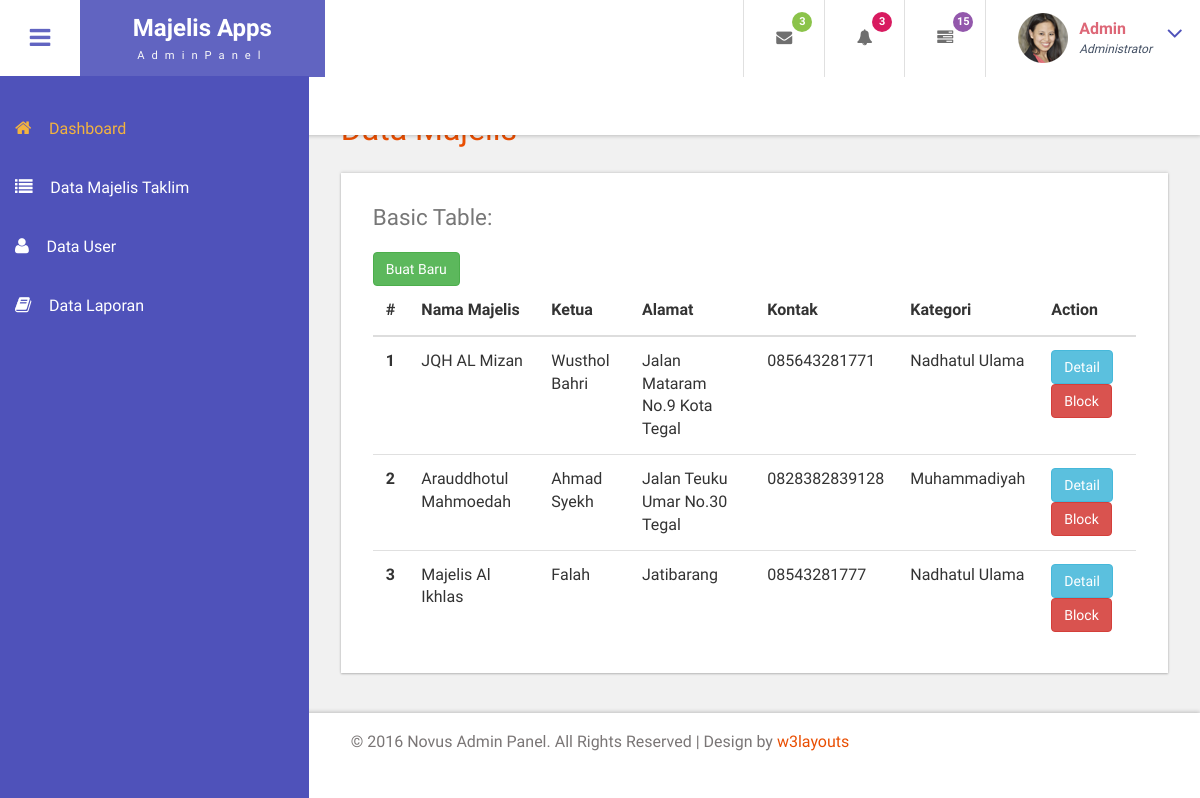
Page /index.php/admin/majelis on the committed database.
### tables this page shows
CREATE TABLE `majelis` (
  `id_majelis` int(1) NOT NULL,
  `nama_majelis` varchar(150) NOT NULL,
  `ketua` varchar(150) NOT NULL,
  `alamat` varchar(255) NOT NULL,
  `kontak` varchar(13) NOT NULL,
  `id_kategori` int(1) NOT NULL,
  `logo` varchar(255) NOT NULL,
  `verif` int(1) NOT NULL DEFAULT '0',
  `block` int(11) NOT NULL DEFAULT '0',
  `deleted` int(11) NOT NULL DEFAULT '0'
);

CREATE TABLE `kategori` (
  `id_kategori` int(2) NOT NULL,
  `kategori` varchar(150) NOT NULL
);

### application/controllers/Admin.php (called while the page is built, shortened)
<?php
class Admin extends CI_Controller {
	public function __construct(){
		$this->load->model('MMajelis');
	}
	public function majelis()
	{
		$data2['majelis'] =$this->MMajelis->get_majelis_all();
		$data2['kategori'] =$this->MMajelis->get_kategori();
		$data['content'] = $this->load->view('pages/data_majelis',$data2,true);
		$this->load->view('default',$data);
	}
}

### index.php (called while the page is built, shortened)
<?php
require_once BASEPATH.'core/CodeIgniter.php';

### application/models/MMajelis.php (called while the page is built, shortened)
<?php
class MMajelis extends CI_Model{
	function get_majelis_all(){
		$this->db->select('majelis.*, kategori.kategori');
		$this->db->from('majelis');
		$this->db->join('kategori','majelis.id_kategori = kategori.id_kategori');
		$this->db->where('majelis.deleted','0');
		$query = $this->db->get();
		return $query->result();
	}
}

### application/views/pages/data_majelis.php (the view, shortened to what this page needs)
<div id="page-wrapper">
	<div class="main-page">
		<div class="tables">
			<h3 class="title1">Data Majelis</h3>
			<div class="panel-body widget-shadow">
				<h4>Basic Table:</h4>
				<table class="table">
					<thead>
						<tr>
							<th>#</th>
							<th>Nama Majelis</th>
							<th>Ketua</th>
							<th>Alamat</th>
							<th>Kontak</th>
							<th>Kategori</th>
							<th>Action</th>
						</tr>
					</thead>
					<tbody>
						<?php $no=1;  foreach ($majelis as $m) {  ?>
							<tr>
								<th scope="row"><?php echo $no++; ?></th>
								<td><?php echo $m->nama_majelis; ?></td>
								<td><?php echo $m->ketua; ?></td>
								<td><?php echo $m->alamat; ?></td>
								<td><?php echo $m->kontak; ?></td>
								<td><?php echo $m->kategori; ?></td>
								<td>
									<a class="btn btn-info" href="">Detail</a>
									<a class="btn btn-danger" href="">Block</a>
								</td>
							</tr>
						<?php } ?>
					</tbody>
					<tfoot>
						<button type="button" class="btn btn-success" href="#" data-toggle="modal" data-target="#exampleModal">Buat Baru</button>
					</tfoot>
				</table>
			</div>
		</div>
	</div>
</div>

### assets/css/style.css (style rules this page uses)
h4, h5, h6, h1, h2, h3 { margin: 0; }
html, body { font-family: 'Roboto Condensed', sans-serif; font-size: 100%; overflow-x: hidden; background: #fff; }
body a { transition: 0.5s all ease; -webkit-transition: 0.5s all ease; -moz-transition: 0.5s all ease; -o-transition: 0.5s all ease; -ms-transition: 0.5s all ease; text-decoration:none; }
h1,h2,h3,h4,h5,h6 { margin:0; }
.cbp-spmenu-push { overflow-x: hidden; position: relative; }
.cbp-spmenu, .cbp-spmenu-push { -webkit-transition: all 0.3s ease; -moz-transition: all 0.3s ease; transition: all 0.3s ease; }
.cbp-spmenu-push div#page-wrapper { margin: 0 0 0 19.3em; transition:.5s all; -webkit-transition:.5s all; -moz-transition:.5s all; }
.widget-shadow { background-color: #fff; box-shadow: 0 -1px 3px rgba(0,0,0,.12),0 1px 2px rgba(0,0,0,.24); -webkit-box-shadow: 0 -1px 3px rgba(0,0,0,.12),0 1px 2px rgba(0,0,0,.24); -moz-box-shadow: 0 -1px 3px rgba(0,0,0,.12),0 1px 2px rgba(0,0,0,.24); }
h3.title1 { font-size: 2em; color: #e94e02; margin-bottom: 0.8em; }
.table > thead > tr > th, .table > tbody > tr > th, .table > tfoot > tr > th, .table > thead > tr > td, .table > tbody > tr > td, .table > tfoot > tr > td { border-top: none; }
.tables h4 { font-size: 1.4em; margin-bottom: 1em; color: #777777; }
.tables .panel-body ,.tables .bs-example { padding: 2em 2em 0.5em; }
.tables .table > thead > tr > th, .tables .table > tbody > tr > th, .tables .table > tfoot > tr > th, .tables .table > thead > tr > td, .tables .table > tbody > tr > td, .tables .table > tfoot > tr > td { padding: 13px; border-top: 1px solid #E0E0E0; }

### assets/css/custom.css (style rules this page uses)
#page-wrapper { padding:7em 2em 2.5em; background-color: #F1F1F1; }

### rows in the picture
majelis: nama_majelis "JQH AL Mizan", ketua "Wusthol Bahri", alamat "Jalan Mataram No.9 Kota Tegal", kontak "085643281771", id_kategori.kategori "Nadhatul Ulama"
majelis: nama_majelis "Arauddhotul Mahmoedah", ketua "Ahmad Syekh", alamat "Jalan Teuku Umar No.30 Tegal", kontak "0828382839128", id_kategori.kategori "Muhammadiyah"
majelis: nama_majelis "Majelis Al Ikhlas", ketua "Falah", alamat "Jatibarang", kontak "08543281777", id_kategori.kategori "Nadhatul Ulama"
